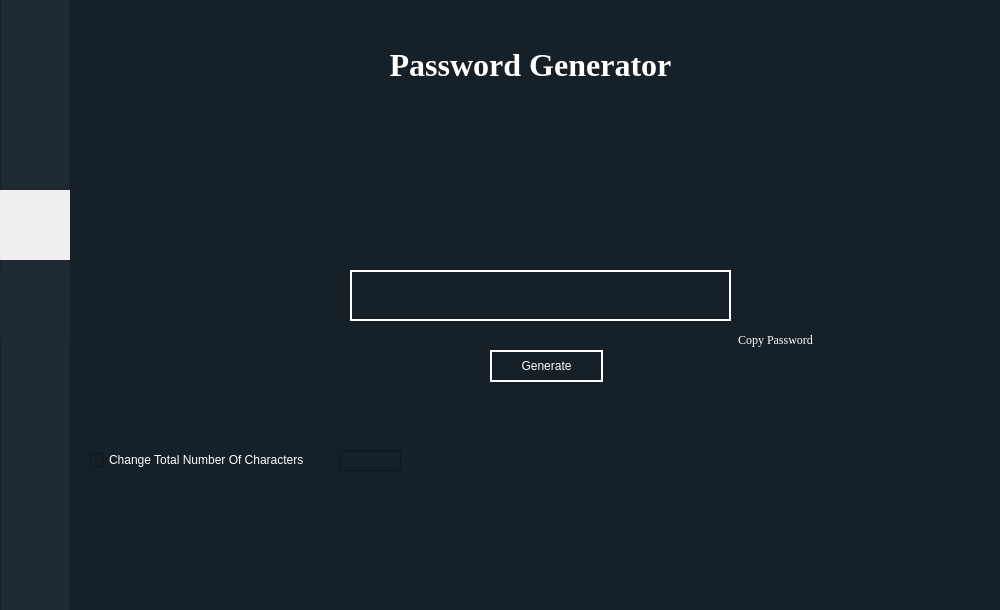
<?xml version="1.0" encoding="UTF-8"?>
<ui version="4.0">
 <class>Form</class>
 <widget class="QWidget" name="Form">
  <property name="geometry">
   <rect>
    <x>0</x>
    <y>0</y>
    <width>1000</width>
    <height>610</height>
   </rect>
  </property>
  <property name="sizePolicy">
   <sizepolicy hsizetype="Fixed" vsizetype="Fixed">
    <horstretch>0</horstretch>
    <verstretch>0</verstretch>
   </sizepolicy>
  </property>
  <property name="windowTitle">
   <string>Form</string>
  </property>
  <property name="styleSheet">
   <string notr="true">background: #152028;
</string>
  </property>
  <widget class="QFrame" name="frame">
   <property name="geometry">
    <rect>
     <x>0</x>
     <y>-20</y>
     <width>70</width>
     <height>780</height>
    </rect>
   </property>
   <property name="styleSheet">
    <string notr="true">background: #1F2933;</string>
   </property>
   <property name="frameShape">
    <enum>QFrame::StyledPanel</enum>
   </property>
   <property name="frameShadow">
    <enum>QFrame::Raised</enum>
   </property>
   <widget class="QPushButton" name="VaultButton">
    <property name="geometry">
     <rect>
      <x>-10</x>
      <y>210</y>
      <width>91</width>
      <height>70</height>
     </rect>
    </property>
    <property name="styleSheet">
     <string notr="true">background: #EFEFEF;
border: none;</string>
    </property>
    <property name="text">
     <string/>
    </property>
    <property name="icon">
     <iconset resource="../CredentialMenu/files.qrc">
      <normaloff>:/Images/SideBar/vault.png</normaloff>:/Images/SideBar/vault.png</iconset>
    </property>
    <property name="iconSize">
     <size>
      <width>50</width>
      <height>50</height>
     </size>
    </property>
   </widget>
   <widget class="QPushButton" name="SettingsButton">
    <property name="geometry">
     <rect>
      <x>11</x>
      <y>350</y>
      <width>51</width>
      <height>70</height>
     </rect>
    </property>
    <property name="styleSheet">
     <string notr="true">background: #1F2933;
border: none;</string>
    </property>
    <property name="text">
     <string/>
    </property>
    <property name="icon">
     <iconset resource="../CredentialMenu/files.qrc">
      <normaloff>:/Images/SideBar/settings.png</normaloff>:/Images/SideBar/settings.png</iconset>
    </property>
    <property name="iconSize">
     <size>
      <width>58</width>
      <height>58</height>
     </size>
    </property>
   </widget>
   <widget class="QPushButton" name="ExportButton">
    <property name="geometry">
     <rect>
      <x>0</x>
      <y>290</y>
      <width>81</width>
      <height>70</height>
     </rect>
    </property>
    <property name="styleSheet">
     <string notr="true">background: #1F2933;
border: none;
</string>
    </property>
    <property name="text">
     <string/>
    </property>
    <property name="icon">
     <iconset resource="../CredentialMenu/files.qrc">
      <normaloff>:/Images/SideBar/export.png</normaloff>:/Images/SideBar/export.png</iconset>
    </property>
    <property name="iconSize">
     <size>
      <width>40</width>
      <height>40</height>
     </size>
    </property>
   </widget>
  </widget>
  <widget class="QLabel" name="label_8">
   <property name="geometry">
    <rect>
     <x>70</x>
     <y>-10</y>
     <width>921</width>
     <height>151</height>
    </rect>
   </property>
   <property name="font">
    <font>
     <family>Times New Roman</family>
    </font>
   </property>
   <property name="styleSheet">
    <string notr="true">color: rgb(255, 255, 255);</string>
   </property>
   <property name="text">
    <string>&lt;html&gt;&lt;head/&gt;&lt;body&gt;&lt;p align=&quot;center&quot;&gt;&lt;span style=&quot; font-size:24pt; font-weight:600;&quot;&gt;Password Generator&lt;/span&gt;&lt;/p&gt;&lt;/body&gt;&lt;/html&gt;</string>
   </property>
  </widget>
  <widget class="QPushButton" name="CopyButton">
   <property name="geometry">
    <rect>
     <x>750</x>
     <y>270</y>
     <width>51</width>
     <height>51</height>
    </rect>
   </property>
   <property name="styleSheet">
    <string notr="true">
border: none;</string>
   </property>
   <property name="text">
    <string/>
   </property>
   <property name="icon">
    <iconset resource="../CredentialMenu/files.qrc">
     <normaloff>:/Images/CredentialMenu/copy.png</normaloff>
     <normalon>:/Images/copy.png</normalon>:/Images/CredentialMenu/copy.png</iconset>
   </property>
   <property name="iconSize">
    <size>
     <width>50</width>
     <height>50</height>
    </size>
   </property>
  </widget>
  <widget class="QLabel" name="label">
   <property name="geometry">
    <rect>
     <x>738</x>
     <y>330</y>
     <width>81</width>
     <height>20</height>
    </rect>
   </property>
   <property name="font">
    <font>
     <family>Times New Roman</family>
    </font>
   </property>
   <property name="styleSheet">
    <string notr="true">Color: white;</string>
   </property>
   <property name="text">
    <string>Copy Password</string>
   </property>
  </widget>
  <widget class="QPushButton" name="pushButton">
   <property name="geometry">
    <rect>
     <x>490</x>
     <y>350</y>
     <width>113</width>
     <height>32</height>
    </rect>
   </property>
   <property name="styleSheet">
    <string notr="true">Color: white;
border: 2px solid white;</string>
   </property>
   <property name="text">
    <string>Generate</string>
   </property>
  </widget>
  <widget class="QCheckBox" name="NumberCharactersCheck">
   <property name="geometry">
    <rect>
     <x>90</x>
     <y>450</y>
     <width>241</width>
     <height>20</height>
    </rect>
   </property>
   <property name="styleSheet">
    <string notr="true">Color: white;</string>
   </property>
   <property name="text">
    <string>Change Total Number Of Characters</string>
   </property>
  </widget>
  <widget class="QLineEdit" name="TotalCharactersLine">
   <property name="geometry">
    <rect>
     <x>340</x>
     <y>450</y>
     <width>61</width>
     <height>21</height>
    </rect>
   </property>
   <property name="styleSheet">
    <string notr="true">color: white;</string>
   </property>
  </widget>
  <widget class="QLabel" name="label_2">
   <property name="geometry">
    <rect>
     <x>350</x>
     <y>270</y>
     <width>381</width>
     <height>51</height>
    </rect>
   </property>
   <property name="styleSheet">
    <string notr="true">color: white;
border: 2px solid white;</string>
   </property>
   <property name="text">
    <string/>
   </property>
  </widget>
  <zorder>label_8</zorder>
  <zorder>frame</zorder>
  <zorder>CopyButton</zorder>
  <zorder>label</zorder>
  <zorder>pushButton</zorder>
  <zorder>NumberCharactersCheck</zorder>
  <zorder>TotalCharactersLine</zorder>
  <zorder>label_2</zorder>
 </widget>
 <resources>
  <include location="../CredentialMenu/files.qrc"/>
 </resources>
 <connections/>
</ui>
